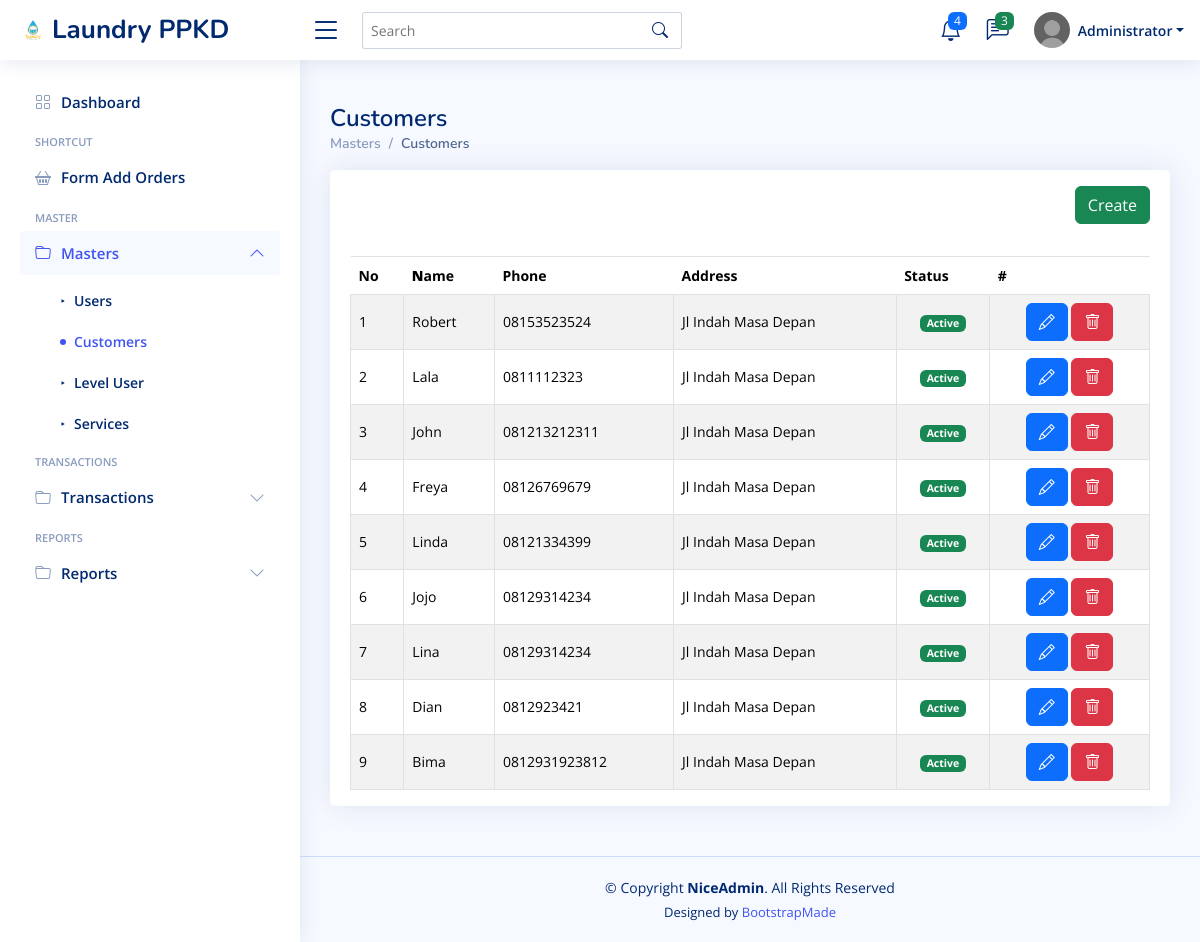
Screenshot of /home.php?page=customers (signed in) with the database file from the repository.
### tables this page shows
CREATE TABLE `customers` (
  `id` int(11) NOT NULL,
  `name` varchar(255) NOT NULL,
  `phone` varchar(15) NOT NULL,
  `address` text NOT NULL,
  `status` int(11) NOT NULL,
  `created_at` timestamp NOT NULL DEFAULT current_timestamp(),
  `updated_at` timestamp NULL DEFAULT NULL ON UPDATE current_timestamp(),
  `deleted_at` datetime DEFAULT NULL
);

### view/customers.php (the view, shortened to what this page needs)
<?php
$getdata = mysqli_query($conn, "SELECT *,case status when '1' then 'Active' else 'Not Active' end as statuslabel
                                        ,case status when '1' then 'success' else 'danger' end as statuscolor
                                         from customers where deleted_at is null order by id desc");
$numdata = mysqli_num_rows($getdata);
?>
<main id="main" class="main">
    <div class="pagetitle">
        <h1>Customers</h1>
        <nav>
            <ol class="breadcrumb">
                <li class="breadcrumb-item"><a href="#">Masters</a></li>
                <li class="breadcrumb-item active">Customers</li>
            </ol>
        </nav>
    </div>
    <section class="section dashboard">
        <div class="row">
            <div class="col-12">
                <div class="card top-selling overflow-auto effectup">
                    <div class="card-body pb-0">
                        <?php if (!isset($_GET['form'])) { ?>
                            <div align="right">
                                <a class="btn btn-success mt-3 mb-3 float-right pull-right" href="<?= $links_path; ?>&form=add">Create</a>
                            </div>
                            <table class="table table-striped table-bordered datatable mt-3">
                                <thead>
                                    <tr>
                                        <th>No</th>
                                        <th>
                                            <b>N</b>ame
                                        </th>
                                        <th>Phone</th>
                                        <th>Address</th>
                                        <th>Status</th>
                                        <th>#</th>
                                    </tr>
                                </thead>
                                <tbody>
                                    <?php if ($numdata > 0) {
                                        $i = 1;
                                    ?>
                                        <?php while ($rows = mysqli_fetch_assoc($getdata)) { ?>
                                            <tr>
                                                <td><?= $i++; ?></td>
                                                <td><?= $rows['name']; ?></td>
                                                <td><?= $rows['phone']; ?></td>
                                                <td><?= $rows['address']; ?></td>
                                                <td class="text-center">
                                                    <span class="badge bg-<?= $rows['statuscolor']; ?>"><?= $rows['statuslabel']; ?></span>
                                                </td>
                                                <td class="text-center" style="width:20%;">
                                                    <a href="<?= $links_path; ?>&form=edit&tid=<?= base64_encode($rows['id']); ?>" class="btn btn-primary"><i class="bi bi-pencil"></i></a>
                                                    <a href="#" id="delete_<?= $rows['id']; ?>" tid="<?= $rows['id']; ?>" tipe="customers" class="btn btn-danger"><i class="bi bi-trash"></i></a>
                                                </td>
                                            </tr>
                                        <?php } ?>
                                    <?php } else { ?>
                                        <tr>
                                            <td colspan="7">No Data Entry</td>
                                        </tr>
                                    <?php } ?>
                                </tbody>
                            </table>
                        <?php } ?>
                    </div>
                </div>
            </div>
        </div>
    </section>
</main>

### assets/adminlte/assets/css/style.css (style rules this page uses)
:root { scroll-behavior: smooth; }
body { font-family: "Open Sans", sans-serif; background: #f6f9ff; color: #444444; }
a { color: #4154f1; text-decoration: none; }
h1, h2, h3, h4, h5, h6 { font-family: "Nunito", sans-serif; }
#main { margin-top: 60px; padding: 20px 30px; transition: all 0.3s; }
.pagetitle { margin-bottom: 10px; }
.pagetitle h1 { font-size: 24px; margin-bottom: 0; font-weight: 600; color: #012970; }
.card { margin-bottom: 30px; border: none; border-radius: 5px; box-shadow: 0px 0 30px rgba(1, 41, 112, 0.1); }
.card-body { padding: 0 20px 20px 20px; }
.breadcrumb { font-size: 14px; font-family: "Nunito", sans-serif; color: #899bbd; font-weight: 600; }
.breadcrumb a { color: #899bbd; transition: 0.3s; }
.breadcrumb .breadcrumb-item::before { color: #899bbd; }
.breadcrumb .active { color: #51678f; font-weight: 600; }
@media (min-width: 1200px) { #main, #footer { margin-left: 300px; } }
.dashboard .top-selling { font-size: 14px; }
.dashboard .top-selling .table thead { background: #f6f6fe; }
.dashboard .top-selling .table thead th { border: 0; }
.dashboard .top-selling .table tbody td { vertical-align: middle; }

### rows the page displays
customers: name "Robert", phone "08153523524", address "Jl Indah Masa Depan", statuslabel "Active"
customers: name "Lala", phone "0811112323", address "Jl Indah Masa Depan", statuslabel "Active"
customers: name "John", phone "081213212311", address "Jl Indah Masa Depan", statuslabel "Active"
customers: name "Freya", phone "08126769679", address "Jl Indah Masa Depan", statuslabel "Active"
customers: name "Linda", phone "08121334399", address "Jl Indah Masa Depan", statuslabel "Active"
customers: name "Jojo", phone "08129314234", address "Jl Indah Masa Depan", statuslabel "Active"
customers: name "Lina", phone "08129314234", address "Jl Indah Masa Depan", statuslabel "Active"
customers: name "Dian", phone "0812923421", address "Jl Indah Masa Depan", statuslabel "Active"
customers: name "Bima", phone "0812931923812", address "Jl Indah Masa Depan", statuslabel "Active"

### other values shown
$_SESSION['fullname'] "Administrator"
